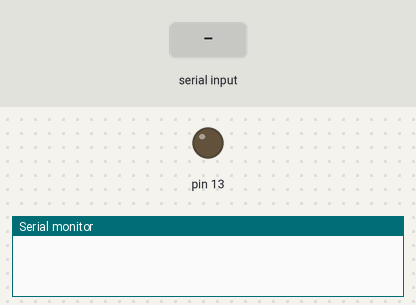
A sketch run on a simulated Arduino Uno, built with avr-gcc and run on an emulated ATmega328P. Parts: output pins drawn as LEDs (lit = HIGH), the last lines printed to the serial monitor. The test bench sets the inputs (shaded band).

Above: at 1.2 s.
1.3 s: "." received over Serial
At 8.7 s:
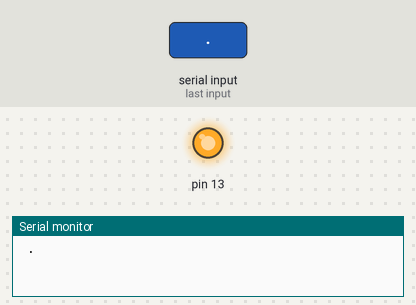
Timing chart, 0 to 10.8 s (numbered marks = the images above; inputs shaded):
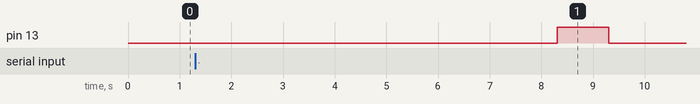

The sketch:

Morse.ino
```cpp
void dot()
{
  digitalWrite(13,HIGH);
  delay(1000);
  digitalWrite(13,LOW);
  delay(1000);
}

void dash()
{
  digitalWrite(13,HIGH);
  delay(4000);
  digitalWrite(13,LOW);
  delay(1000);
}

void w_space()
{
  digitalWrite(13,LOW);
  delay(7000);
}

void c_space()
{
  digitalWrite(13,LOW);
  delay(3000);
}
char Morse1[][4]={
  {'.','-','*','*'},//a
  {'-','.','.','.'},//b
  {'-','.','-','.'},//c
  {'-','.','.','*'},//d
  {'.','*','*','*'},//e
  {'.','.','-','.'},//f
  {'-','-','.','*'},//g
  {'.','.','-','*'},//h
  {'.','.','*','*'},//i
  {'.','-','-','-'},//j
  {'-','.','-','*'},//k
  {'.','-','.','.'},//l
  {'-','-','*','*'},//m
  {'-','.','*','*'},//n
  {'-','-','-','*'},//o
  {'.','-','-','.'},//p
  {'-','-','.','-'},//q
  {'.','-','.','*'},//r
  {'.','.','.','*'},//s
  {'-','*','*','*'},//t
  {'.','.','-','*'},//u
  {'.','.','.','-'},//v
  {'.','-','-','*'},//w
  {'-','.','.','-'},//x
  {'-','.','-','-'},//y
  {'-','-','.','.'},//z
};
void setup()
{
  Serial.begin(9600);
  pinMode(13,OUTPUT);
}

void loop()
{
  String morse0 = " ";
  int i,k,count = 0,flag;
  while (Serial.available()>0)
  {
    flag = 1;
    morse0 += char(Serial.read());
    morse0 += ' ';
    delay(2);
    count++;
  }
  if(flag)
  {
    for(i=0;i<count;i++)
    {
      Serial.println(morse0);
      for(k=0;morse0[k]!= '\0';k++)
      {
        if(morse0[k] == '.')
          dot();
        else if(morse0[k] == '-')
          dash();
        else if(morse0[k] == ' '&&morse0[k+1]!=' ')
          w_space();
        if(morse0[k] == ' '&&morse0[k+1] == ' ')
        {
          k++;
          c_space();
        }
      }
      Serial.println("END!");
      delay(2);
    }
  }
}
```

Measured:
- after the input at 1.3 s, pin 13: LOW → HIGH after 7.0 s, → LOW 1.0 s later
